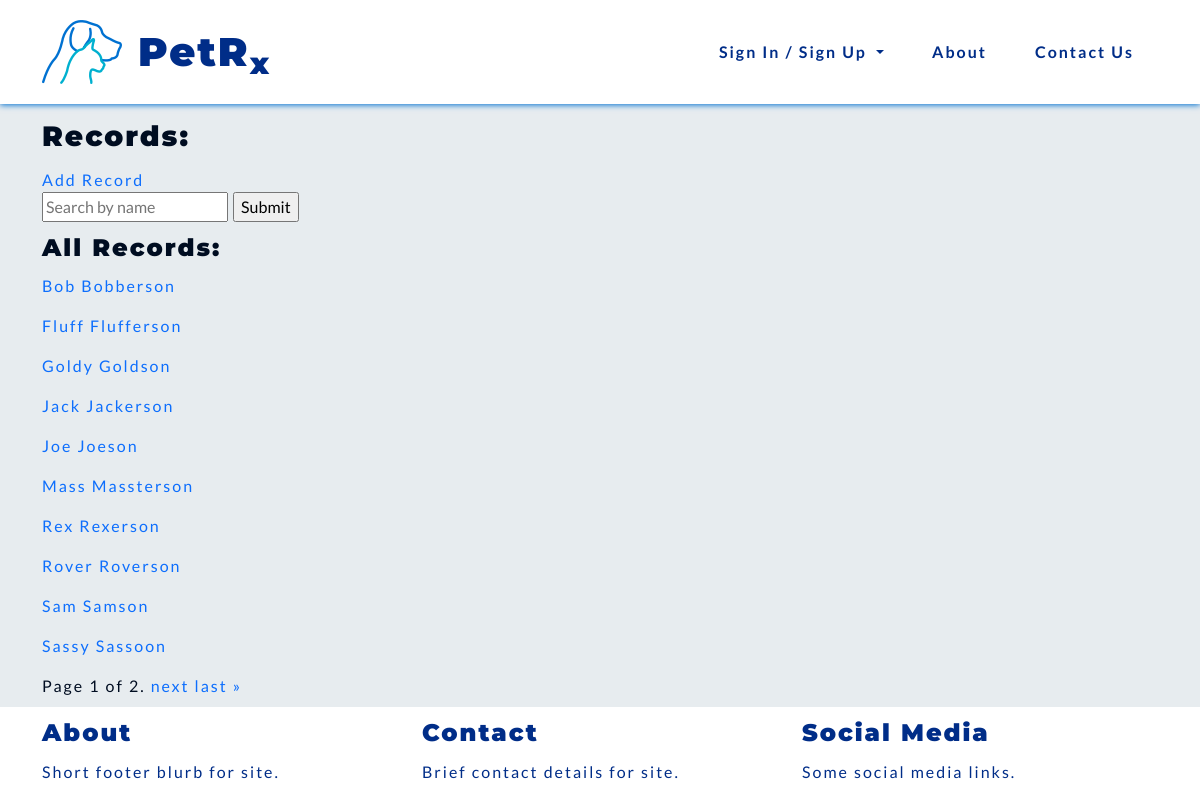
/records/records/, run on the app's committed database.
### records/models.py (models this page shows)
class Record(models.Model):
    name = models.CharField(max_length=50)
    surname = models.CharField(max_length=50)
    date_of_birth = models.DateField()
    species = models.CharField(choices=SPECIES, max_length=10)
    breed = models.CharField(max_length=50)
    sex = models.CharField(choices=SEX, max_length=10)
    weight = models.DecimalField(max_digits=5, decimal_places=2)
    note = models.CharField(max_length=300)
    def __str__(self):
        return self.name + " " + self.surname
    class Meta:
        ordering = ['surname']
        unique_together = ['name', 'surname', 'date_of_birth', 'species', 'breed', 'sex']

### records/views.py (the view)
# urls.py: path('records/', include('records.urls'), name='records_urls'),
def records(request):
    record_list = Record.objects.all()
    paginator = Paginator(record_list, 10)
    page_number = request.GET.get('page')
    page_obj = paginator.get_page(page_number)
    context = {'page_obj': page_obj}
    return render(request, 'records/records.html', context)

### records/templates/records/records.html (shortened to what this page needs)
{% extends 'base.html' %}
{% block content %}
<section>
    <h3>Records:</h3>
    <a href="{% url 'records:add_animal' %}">Add Record</a>
    <form method="GET" action="{% url 'records:record_search' %}">
        <input type="text" name="query" placeholder="Search by name">
        <input type="submit">
    </form>
</section>
<section>
    <h4>All Records:</h4>
    {% if page_obj %}
        {% for record in page_obj %}
        <p><a href="{% url 'records:animal_profile' animal_id=record.id %}">{{ record }}</a></p>
        {% endfor %}
    {% else %}
        <p>No records</p>
    {% endif %}
    <div class="pagination">
        <span class="step-links">
            <span class="current">
                Page {{ page_obj.number }} of {{ page_obj.paginator.num_pages }}.
            </span>
            {% if page_obj.has_next %}
                <a href="?page={{ page_obj.next_page_number }}">next</a>
                <a href="?page={{ page_obj.paginator.num_pages }}">last &raquo;</a>
            {% endif %}
        </span>
    </div>
</section>
{% endblock %}

### static/css/style.css (style rules this page uses)
:root { --site-white: #e7ecef; --site-black: #000d21; --site-dark-blue: #002d88; --site-light-blue: #0071d1; --site-turquoise: #00b0cf; }
html { height: 100%; }
body { font-family: "Lato", sans-serif; color: var(--site-black); font-size: 1rem; letter-spacing: 2px; background: var(--site-white); }
h1, h2, h3, h4 { font-family: "Montserrat", "Lato", sans-serif; font-weight: 900; margin-top: 0.5em; margin-bottom: 0.5em; }
a { text-decoration: none; }

### data on the page
Record: name+surname "Bob Bobberson"
Record: name+surname "Fluff Flufferson"
Record: name+surname "Goldy Goldson"
Record: name+surname "Jack Jackerson"
Record: name+surname "Joe Joeson"
Record: name+surname "Mass Massterson"
Record: name+surname "Rex Rexerson"
Record: name+surname "Rover Roverson"
Record: name+surname "Sam Samson"
Record: name+surname "Sassy Sassoon"

### other printed values
{{ page_obj.number }} "1"
{{ page_obj.paginator.num_pages }} "2"
